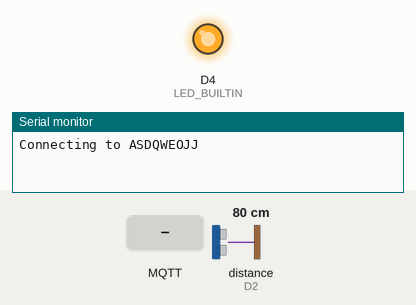
Bench run of a sketch on a simulated ESP8266 (NodeMCU). Shown: output pins drawn as LEDs (lit = HIGH, except the on-board LED, lit = LOW), the last lines printed to the serial monitor. Wiring (inferred from the names in the program): ultrasonic range finder: trigger D1; echo D2. Inputs (shaded band) come from the test bench; at power-on: distance to the obstacle (sensor on D2) 80 cm. The echo pulse lasts 58.3 µs per cm; WiFi joins after 1.5 s; servers stay silent unless stated; no MQTT or app messages arrive unless stated; pins used as bus, display or sensor lines are not drawn.

Above: at 0.1 s.
At 2.7 s:
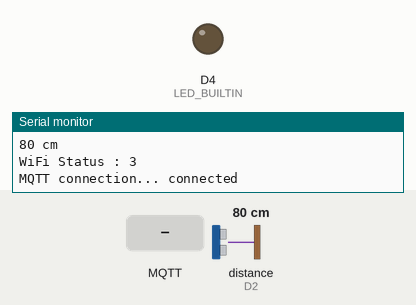
2.8 s: MQTT message "/device001/SetT1" arrives on the first subscribed topic
8.0 s: MQTT message "5" arrives on the first subscribed topic
11.2 s: MQTT message "/device001/SetT1" arrives on the second subscribed topic
Timing chart, 0 to 14.2 s (numbered marks = the images above; inputs shaded):
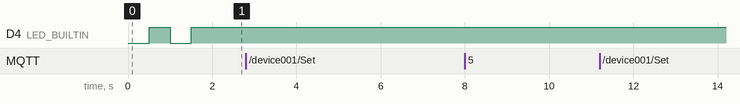

The sketch:

mqttDelayUltrasonic.ino
```cpp
#include <ESP8266WiFi.h>    // WiFi
#include <PubSubClient.h>   // MQTT client

#define WIFI_STA_NAME "ASDQWEOJJ"    //hot spot ของไวไฟ ที่แชร์จากมือถือ
#define WIFI_STA_PASS "mazikdot"

//MQTT protocol
#define MQTT_SERVER   "34.122.238.71"   //ip server ของคุณ
#define MQTT_PORT     1883
#define MQTT_USERNAME "mad"    //user mqtt ที่คุณสร้าง
#define MQTT_PASSWORD "1150"
#define MQTT_NAME     "ESP-SEND-MQTT"   //ตั้งชื่ออะไรก็ได้
#define TRIGGER_PIN  D1
#define ECHO_PIN     D2
WiFiClient client;
PubSubClient mqtt(client);
int delays = 3000;
void setup() {
  Serial.begin(115200);         //ปรับตามที่ตั้งค่าใน Device Manager
  pinMode(LED_BUILTIN, OUTPUT);
  pinMode(TRIGGER_PIN, OUTPUT);
  pinMode(ECHO_PIN, INPUT);
  pinMode(BUILTIN_LED, OUTPUT);
  Serial.println();
  Serial.println();
  Serial.print("Connecting to ");
  Serial.println(WIFI_STA_NAME);

//เซ็ตโหมดไวไฟ
  WiFi.mode(WIFI_STA);
  WiFi.begin(WIFI_STA_NAME, WIFI_STA_PASS);

//พยายามเชื่อมต่อไวไฟจนกว่าจะต่อได้
  while (WiFi.status() != WL_CONNECTED) {
    delay(500);
    Serial.print(".");
    digitalWrite(LED_BUILTIN, !digitalRead(LED_BUILTIN));
  }

//เชื่อมต่อสำเร็จ
  digitalWrite(LED_BUILTIN, HIGH);
  Serial.println("");
  Serial.println("WiFi connected");
  Serial.println("IP address: ");
  Serial.println(WiFi.localIP());
  //เซ็ตค่า mqtt server
  mqtt.setServer(MQTT_SERVER, MQTT_PORT);
  mqtt.setCallback(mqtt_callback);

}

//ถ้าไวไฟหลุด จะเรียกฟังก์ชันนี้ จนกว่าจะต่อใหม่ได้
void reconnectWiFi() {
    Serial.print("Reconnecting");
    WiFi.mode(WIFI_STA);
    WiFi.begin(WIFI_STA_NAME, WIFI_STA_PASS);
    while (WiFi.status() != WL_CONNECTED) {
        delay(500);
        Serial.print(".");
    }
    Serial.println("Connected!");
}

//ฟังก์ชันการทำงานของ MQTT
void mqtt_callback(char* topic, byte* payload, unsigned int length) {
  //อ่านข้อความที่รับมา
  payload[length] = '\0';
  String topic_str = topic, delay_MQTT = (char*)payload;
  Serial.println("[" + topic_str + "]: " + delay_MQTT);

  //กำหนดเงื่อนไขที่แตกต่างกันตาม Topic
  if( topic_str == "/device001/SetT1" ){
    Serial.print( "SET Delay from MQTT BOX : " );
    delays = delay_MQTT.toInt();
    Serial.println( delay_MQTT );

  }else if( topic_str == "/device001/SetT2" ){
    Serial.print( "sub-/device001/SetT2 : " );
    delays = delay_MQTT.toInt();
    Serial.println( delay_MQTT );
  }
}

void loop() {
  //ถ้าการเชื่อมต่อไวไฟหาด จะพยายามต่อใหม่จนกว่าจะสำเร็จ
  long duration, distance;

  char msg[40];
  char delayMqtt[10];
  digitalWrite(TRIGGER_PIN, LOW);  // Added this line
  delayMicroseconds(2); // Added this line
  digitalWrite(TRIGGER_PIN, HIGH);
  delayMicroseconds(10); // Added this line
  digitalWrite(TRIGGER_PIN, LOW);
  duration = pulseIn(ECHO_PIN, HIGH);
  distance = (duration/2) / 29.1;
  Serial.print(distance);
  Serial.println(" cm");
  delay(1000);
  if (mqtt.connected() == false) {
    Serial.print( "WiFi Status : " );
    Serial.println( WiFi.status() );
    if (WiFi.status() != WL_CONNECTED) {
        reconnectWiFi();
    }

    //พยายามเชื่อมต่อ MQTT server
    Serial.print("MQTT connection... ");
    if (mqtt.connect(MQTT_NAME, MQTT_USERNAME, MQTT_PASSWORD)) {  //for mqtt cloud
      //ต่อสำเร็จ แล้ว subscribe 2 topics
      Serial.println("connected");
      mqtt.subscribe("/device001/SetT1");
      mqtt.subscribe("/device001/SetT2");
    } else {
      //ต่อ MQTT Server ล้มเหลว รอ 5000 mili-sec แล้วพยายามต่อใหม่
      Serial.println("failed");
      delay(5000);
    }
  } else {
    //ถ้า MQTT ต่ออยู่แล้ว ก็ให้ทำงานใน callback
    mqtt.loop();
  }

  //ทดลอง publish ทุกๆ 3 วินาที
  //Send publish to MQTT Broker
  //sprintf(msg, "%ld : cm", distance);
  mqtt.publish("/device001/hello",msg);
  delay(delays);

}
```
